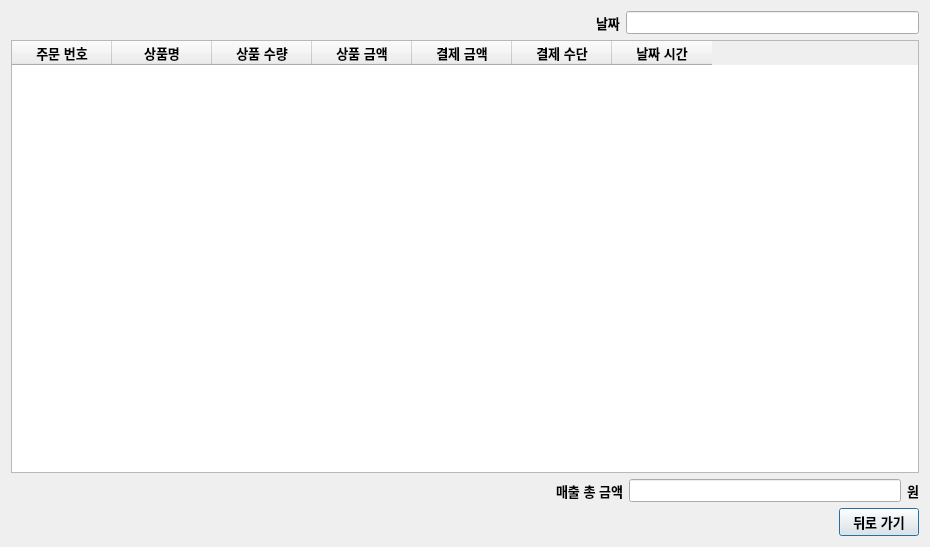
<?xml version="1.0" encoding="UTF-8"?>
<ui version="4.0">
 <class>Daysale</class>
 <widget class="QDialog" name="Daysale">
  <property name="geometry">
   <rect>
    <x>0</x>
    <y>0</y>
    <width>930</width>
    <height>547</height>
   </rect>
  </property>
  <property name="windowTitle">
   <string>Dialog</string>
  </property>
  <layout class="QVBoxLayout" name="verticalLayout">
   <item>
    <layout class="QHBoxLayout" name="horizontalLayout_4">
     <item>
      <spacer name="horizontalSpacer_4">
       <property name="orientation">
        <enum>Qt::Horizontal</enum>
       </property>
       <property name="sizeHint" stdset="0">
        <size>
         <width>40</width>
         <height>20</height>
        </size>
       </property>
      </spacer>
     </item>
     <item>
      <spacer name="horizontalSpacer_5">
       <property name="orientation">
        <enum>Qt::Horizontal</enum>
       </property>
       <property name="sizeHint" stdset="0">
        <size>
         <width>40</width>
         <height>20</height>
        </size>
       </property>
      </spacer>
     </item>
     <item>
      <widget class="QLabel" name="label_3">
       <property name="font">
        <font>
         <family>Arial</family>
         <pointsize>10</pointsize>
         <weight>75</weight>
         <bold>true</bold>
        </font>
       </property>
       <property name="text">
        <string>날짜</string>
       </property>
      </widget>
     </item>
     <item>
      <widget class="QLineEdit" name="dateLineEdit">
       <property name="font">
        <font>
         <family>Arial</family>
         <pointsize>10</pointsize>
         <weight>75</weight>
         <bold>true</bold>
        </font>
       </property>
      </widget>
     </item>
    </layout>
   </item>
   <item>
    <widget class="QTableWidget" name="saletableWidget">
     <column>
      <property name="text">
       <string>주문 번호</string>
      </property>
      <property name="font">
       <font>
        <family>Arial</family>
        <pointsize>10</pointsize>
        <weight>75</weight>
        <bold>true</bold>
       </font>
      </property>
     </column>
     <column>
      <property name="text">
       <string>상품명</string>
      </property>
      <property name="font">
       <font>
        <family>Arial</family>
        <pointsize>10</pointsize>
        <weight>75</weight>
        <bold>true</bold>
       </font>
      </property>
     </column>
     <column>
      <property name="text">
       <string>상품 수량</string>
      </property>
      <property name="font">
       <font>
        <family>Arial</family>
        <pointsize>10</pointsize>
        <weight>75</weight>
        <bold>true</bold>
       </font>
      </property>
     </column>
     <column>
      <property name="text">
       <string>상품 금액</string>
      </property>
      <property name="font">
       <font>
        <family>Arial</family>
        <pointsize>10</pointsize>
        <weight>75</weight>
        <bold>true</bold>
       </font>
      </property>
     </column>
     <column>
      <property name="text">
       <string>결제 금액</string>
      </property>
      <property name="font">
       <font>
        <family>Arial</family>
        <pointsize>10</pointsize>
        <weight>75</weight>
        <bold>true</bold>
       </font>
      </property>
     </column>
     <column>
      <property name="text">
       <string>결제 수단</string>
      </property>
      <property name="font">
       <font>
        <family>Arial</family>
        <pointsize>10</pointsize>
        <weight>75</weight>
        <bold>true</bold>
       </font>
      </property>
     </column>
     <column>
      <property name="text">
       <string>날짜 시간</string>
      </property>
      <property name="font">
       <font>
        <family>Arial</family>
        <pointsize>10</pointsize>
        <weight>75</weight>
        <bold>true</bold>
       </font>
      </property>
     </column>
    </widget>
   </item>
   <item>
    <layout class="QHBoxLayout" name="horizontalLayout">
     <item>
      <spacer name="horizontalSpacer_3">
       <property name="orientation">
        <enum>Qt::Horizontal</enum>
       </property>
       <property name="sizeHint" stdset="0">
        <size>
         <width>40</width>
         <height>20</height>
        </size>
       </property>
      </spacer>
     </item>
     <item>
      <spacer name="horizontalSpacer">
       <property name="orientation">
        <enum>Qt::Horizontal</enum>
       </property>
       <property name="sizeHint" stdset="0">
        <size>
         <width>40</width>
         <height>20</height>
        </size>
       </property>
      </spacer>
     </item>
     <item>
      <widget class="QLabel" name="label">
       <property name="font">
        <font>
         <family>Arial</family>
         <pointsize>10</pointsize>
         <weight>75</weight>
         <bold>true</bold>
        </font>
       </property>
       <property name="text">
        <string>매출 총 금액</string>
       </property>
      </widget>
     </item>
     <item>
      <widget class="QLineEdit" name="totalsalesLineEdit">
       <property name="font">
        <font>
         <family>Arial</family>
         <pointsize>10</pointsize>
         <weight>75</weight>
         <bold>true</bold>
        </font>
       </property>
      </widget>
     </item>
     <item>
      <widget class="QLabel" name="label_2">
       <property name="font">
        <font>
         <family>Arial</family>
         <pointsize>10</pointsize>
         <weight>75</weight>
         <bold>true</bold>
        </font>
       </property>
       <property name="text">
        <string>원</string>
       </property>
      </widget>
     </item>
    </layout>
   </item>
   <item>
    <layout class="QHBoxLayout" name="horizontalLayout_2">
     <item>
      <spacer name="horizontalSpacer_2">
       <property name="orientation">
        <enum>Qt::Horizontal</enum>
       </property>
       <property name="sizeHint" stdset="0">
        <size>
         <width>40</width>
         <height>20</height>
        </size>
       </property>
      </spacer>
     </item>
     <item>
      <widget class="QPushButton" name="backBtn">
       <property name="font">
        <font>
         <family>Arial</family>
         <pointsize>10</pointsize>
         <weight>75</weight>
         <bold>true</bold>
        </font>
       </property>
       <property name="text">
        <string>뒤로 가기</string>
       </property>
      </widget>
     </item>
    </layout>
   </item>
  </layout>
 </widget>
 <resources/>
 <connections/>
</ui>
